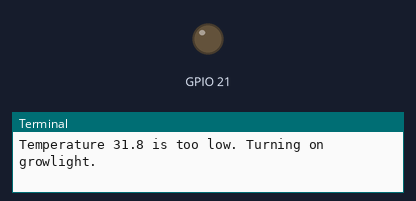
A program run on a simulated Raspberry Pi (BCM pin numbers). Parts: output pins drawn as LEDs (lit = HIGH), the last lines printed to the terminal.

Above: at 0.1 s.
At 30.1 s:
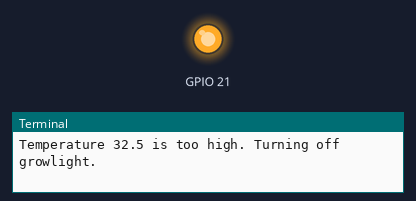
Timing chart, 0 to 31.6 s (numbered marks = the images above):
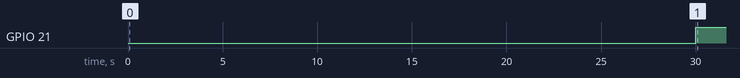

Measured:
- by itself, GPIO 21: LOW → HIGH at 30.0 s

The program:

print_delay.py
```python
import time
import growlight
count = 0

while True:
    temperature = 31.8 if count < 15 else 32.5
    if temperature < 32:
        growlight.turn_on_growlight()
        print(f"Temperature {temperature} is too low. Turning on growlight.")
    else:
        growlight.turn_off_growlight()
        print(f"Temperature {temperature} is too high. Turning off growlight.")


    count = (count + 1)  # Reset after 6 iterations (5 times 32.7, 1 time 33.3)
    time.sleep(2)
```

growlight.py
```python
import sys
if  __name__ == '__main__':
    import cpio
else:
    from . import cpio

if sys.platform == "win32":
    print("Running on Windows - Using dummy GPIO")

    class FakeGPIO:
        BCM = "BCM"
        OUT = "OUT"
        LOW = "LOW"
        HIGH = "HIGH"

        def setmode(self, mode):
            print(f"Setting GPIO mode: {mode}")

        def setup(self, pin, mode):
            print(f"Setting up GPIO pin {pin} as {mode}")

        def output(self, pin, value):
            print(f"Setting GPIO pin {pin} to {value}")

        def input(self, pin):
            print(f"Setting GPIO pin {pin} to input")

    GPIO = FakeGPIO()
else:
    import RPi.GPIO as GPIO

# GPIO.cleanup()  # Reset any previous GPIO settings
# Set up GPIO
growlight_gpio_bus = cpio.Cpio.Growlight.value

def get_growlight_status() -> bool:
    state = GPIO.input(growlight_gpio_bus)  # Read GPIO pin state
    return state == GPIO.LOW  # True if HIGH (ON), False if LOW (OFF)

def turn_on_growlight():
    GPIO.setmode(GPIO.BCM)  # Use BCM numbering
    GPIO.setup(growlight_gpio_bus, GPIO.OUT)  # Set grow light pin as output because you are sending signals to it
    GPIO.output(growlight_gpio_bus, GPIO.LOW)  # Set GPIO pin to HIGH to turn on the grow light

def turn_off_growlight():
    GPIO.setmode(GPIO.BCM)  # Use BCM numbering
    GPIO.setup(growlight_gpio_bus, GPIO.OUT)  # Set grow light pin as output because you are sending signals to it
    GPIO.output(growlight_gpio_bus, GPIO.HIGH)  # Set GPIO pin to HIGH to turn on the grow light

if __name__ == '__main__':
    from time import sleep
    while True:
        print('Turn on GL')
        turn_on_growlight()
        sleep(2)
        print('Turn off GL')
        turn_off_growlight()
        sleep(2)
```

cpio.py
```python
from enum import Enum

#5, 6, 16, 17, 22, 23, 24, 25, 26, 27

class Cpio(Enum):
    Growlight = 21 #in6 #gpio 40
    Pump = 26
    Vavle1 = 19
    Vavle2 = 13
    Vavle3 = 5
    Moisture1 = 23
    Moisture2 = 24
    Moisture3 = 25
    temp_humid = 17
    SDA1 = 2
    SCL1 = 3
    Fan = 22
```
